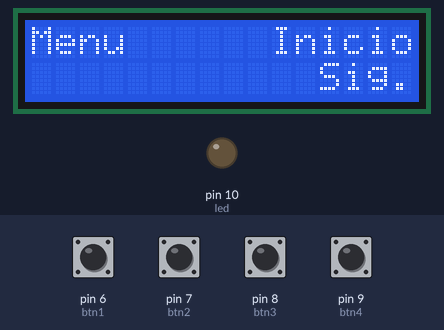
This sketch was run on a simulated Arduino Uno, built with avr-gcc and run on an emulated ATmega328P. Parts: 16×2 character LCD, output pins drawn as LEDs (lit = HIGH). The inputs (shaded band) are chosen by the test bench; at power-on: pin 6 (btn1), pin 7 (btn2), pin 8 (btn3), pin 9 (btn4) LOW.

Above: at 1.2 s.
1.3 s: pin 9 (btn4) pulled HIGH for 0.15 s
At 2.6 s:
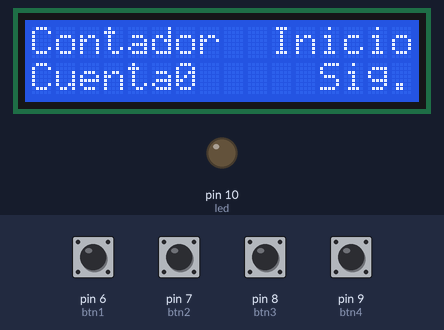
3.0 s: pin 9 (btn4) pulled HIGH for 1 s
At 5.2 s:
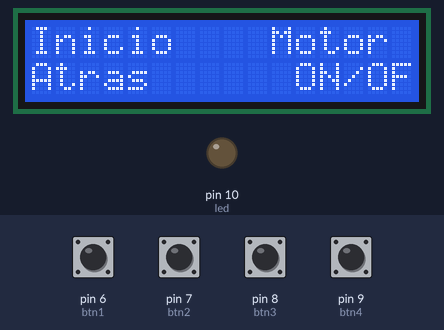
5.5 s: pin 9 (btn4) pulled HIGH for 0.15 s
At 6.9 s:
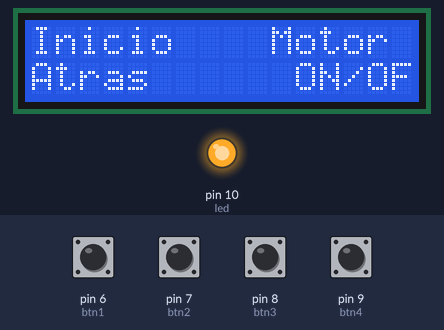
7.2 s: pin 6 (btn1) pulled HIGH for 0.15 s
At 8.3 s:
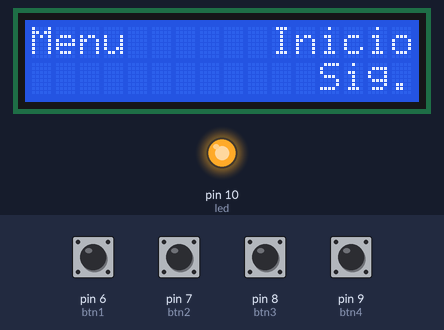
8.9 s: pin 9 (btn4) pulled HIGH for 0.15 s
At 9.6 s:
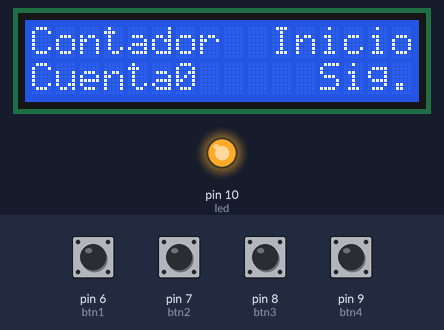
10.6 s: pin 7 (btn2) pulled HIGH for 0.15 s
At 12.2 s:
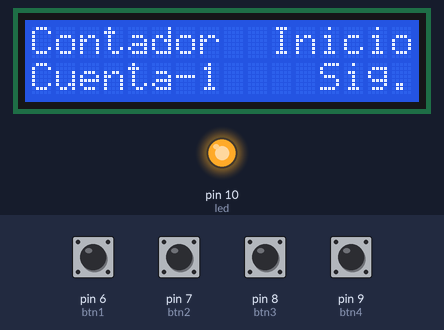
Timing chart, 0 to 13.3 s (numbered marks = the images above; inputs shaded):
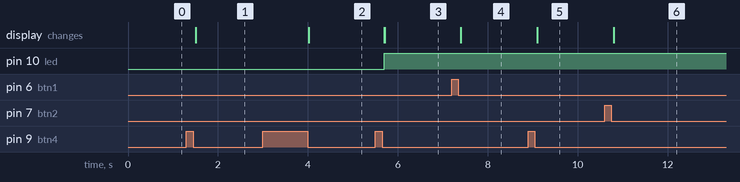

Measured:
- after the input at 1.3 s, the display: first changes after 0.20 s (image 1 shows a later state)
- after the input at 3.0 s, the display: first changes after 1.0 s (image 2 shows a later state)
- after the input at 5.5 s, pin 10 (led): LOW → HIGH after 0.20 s; the display: first changes after 0.20 s (image 3 shows a later state)
- after the input at 7.2 s, the display: first changes after 0.20 s (image 4 shows a later state)
- after the input at 8.9 s, the display: first changes after 0.20 s (image 5 shows a later state)
- after the input at 10.6 s, the display: first changes after 0.21 s (image 6 shows a later state)

The sketch:

LCD_Buttons.ino
```cpp
#include <LiquidCrystal.h>
const int rs = 12, en = 11, d4 = 5, d5 = 4, d6 = 1, d7 = 0;
int btn1=6,btn2=7,btn3=8,btn4=9;
int led=10;
int screen=0;
int count=0;
bool on=false;
LiquidCrystal lcd(rs, en, d4, d5, d6, d7);

void setup() {
  // put your setup code here, to run once:
lcd.begin(16, 2);
pinMode(btn1,INPUT);
pinMode(btn2,INPUT);
pinMode(btn3,INPUT);
pinMode(btn4,INPUT);
pinMode(led,OUTPUT);

}
void screen1(){

  lcd.setCursor(0,0);
  lcd.print("Menu");
  lcd.setCursor(10,0);
  lcd.print("Inicio");
  lcd.setCursor(12,1);
  lcd.print("Sig.");
}
void screen2(){

  lcd.setCursor(0,0);
  lcd.print("Contador");
  lcd.setCursor(10,0);
  lcd.print("Inicio");
  lcd.setCursor(0,1);
  lcd.print("Cuenta");
  lcd.setCursor(6,1);
  lcd.print(count);
  lcd.setCursor(12,1);
  lcd.print("Sig.");
}
void screen3(){
  lcd.setCursor(0,0);
  lcd.print("Inicio");
  lcd.setCursor(10,0);
  lcd.print("Motor");
  lcd.setCursor(0,1);
  lcd.print("Atras");
  lcd.setCursor(11,1);
  lcd.print("ON/OF");
}
void button1(){
 switch (screen){
  case 0:
  break;
  case 1:
  count++;
  break;
  case 2:
  screen=0;
  break;
 }
 lcd.clear();
}
void button2(){
   switch (screen){
  case 0:
  break;
  case 1:
  count--;
  break;
  case 2:
  screen=1;
  break;
 }
  lcd.clear();
}
void button3(){
   switch (screen){
  case 0:
  break;
  case 1:
  screen=0;
  break;
  case 2:
  break;
 }
  lcd.clear();
}
void button4(){
   switch (screen){
  case 0:
  screen++;
  break;
  case 1:
  screen++;
  break;
  case 2:
  if(on){
      on=false;
      digitalWrite(led,LOW);
    }else{
      on=true;
      digitalWrite(led,HIGH);
    }
  break;
 }

  lcd.clear();
}
void loop() {
  // put your main code here, to run repeatedly:
switch (screen){
  case 0:
  screen1();
  break;
  case 1:
  screen2();
  break;
  case 2:
  screen3();
  break;
}
if(digitalRead(btn4)==HIGH){
delay(200);
if(digitalRead(btn4)==LOW){
  button4();
}
}
if(digitalRead(btn3)==HIGH){
delay(200);
if(digitalRead(btn3)==LOW){
  button3();
}
}
if(digitalRead(btn2)==HIGH){
delay(200);
if(digitalRead(btn2)==LOW){
  button2();
}
}
if(digitalRead(btn1)==HIGH){
delay(200);
if(digitalRead(btn1)==LOW){
  button1();
}
}
}
```
